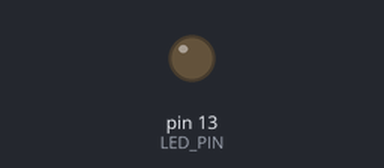
This sketch was run on a simulated Arduino Leonardo, built with avr-gcc and run on an emulated ATmega32U4. Shown: output pins drawn as LEDs (lit = HIGH). USB keyboard and mouse output is not drawn.

Above: at 29.5 s.
At 59.02 s:
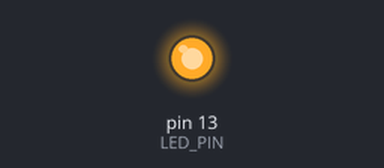
Timing chart, 0 to 78.1 s (numbered marks = the images above):
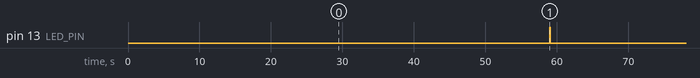

Measured:
- by itself, pin 13 (LED_PIN): alternates HIGH for 0.05 s and LOW for 60.0 s

The sketch:

MouseWiggler.ino
```cpp
//////////////////////////////////
// Board: Arduino/Genuino Micro
//////////////////////////////////

#include <Mouse.h>
#include <Keyboard.h>

////////////////////////////////////
// References:
// - https://www.arduino.cc/en/Reference/KeyboardModifiers
////////////////////////////////////

const int HEARTBEAT_MS = 1000;  // millis

const int WIGGLE_AMPLITUDE = 1; // pixels
const int WIGGLE_EVERY = 0;    // seconds

const int SCROLL_AMPLITUDE = 0; // pixels
const int SCROLL_EVERY = 0;    // seconds

const int SWITCHTAB_EVERY = 60; // seconds

const int BLINK_TIME = 50;      // milliseconds
const int LED_PIN = LED_BUILTIN;

//////////////////////////////////
int heartbeatCounter = 0;
int wiggleDirection = WIGGLE_AMPLITUDE;
int scrollDirection = SCROLL_AMPLITUDE;
//////////////////////////////////

/**
     Setup as mouse.
*/
void setup() {
  pinMode(LED_PIN, OUTPUT);
  Mouse.begin();
  Keyboard.begin();
}

/**
     Loop every DELAYTIME ms.
*/
void loop() {
  heartbeatCounter++;

  // Change the horizontal direction of the mouse
  if (WIGGLE_EVERY != 0 && heartbeatCounter % WIGGLE_EVERY == 0) {
    wiggleDirection *= -1;
    Mouse.move(wiggleDirection, 0, 0);
    // Blink the LED only when BLINK_TIME is larger than zero
    if (BLINK_TIME > 0) {
      digitalWrite(LED_BUILTIN, HIGH);
      delay(BLINK_TIME);
      digitalWrite(LED_BUILTIN, LOW);
    }
  }

  // Scroll page to top or bottom
  if (SCROLL_EVERY && heartbeatCounter % SCROLL_EVERY == 0) {
    scrollDirection *= -1;
    // Keyboard.press(KEY_CONTROL);
    if (scrollDirection > 0) {
      Keyboard.press(KEY_END);
    } else {
      Keyboard.press(KEY_HOME);
    }
    Keyboard.releaseAll();
  }

  // Send Ctrl-Tab to switch to next browser tab
  if (SWITCHTAB_EVERY != 0 && heartbeatCounter % SWITCHTAB_EVERY == 0) {
    Keyboard.press(KEY_LEFT_CTRL);
    Keyboard.press(KEY_TAB);
    Keyboard.releaseAll();
    if (BLINK_TIME > 0) {
      digitalWrite(LED_BUILTIN, HIGH);
      delay(BLINK_TIME);
      digitalWrite(LED_BUILTIN, LOW);
    }
  }

  // Wait a few seconds
  delay(HEARTBEAT_MS);
}
```
